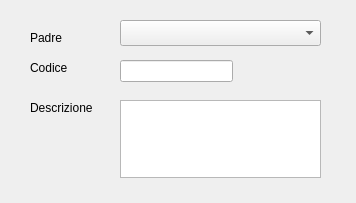
<?xml version="1.0" encoding="UTF-8"?>
<ui version="4.0">
 <class>MainWindow</class>
 <widget class="QMainWindow" name="MainWindow">
  <property name="geometry">
   <rect>
    <x>0</x>
    <y>0</y>
    <width>356</width>
    <height>203</height>
   </rect>
  </property>
  <property name="windowTitle">
   <string>MainWindow</string>
  </property>
  <widget class="QWidget" name="centralwidget">
   <widget class="QLineEdit" name="lineEdit">
    <property name="geometry">
     <rect>
      <x>120</x>
      <y>60</y>
      <width>113</width>
      <height>22</height>
     </rect>
    </property>
    <property name="column" stdset="0">
     <string>codice</string>
    </property>
    <property name="search" stdset="0">
     <bool>true</bool>
    </property>
   </widget>
   <widget class="QTextEdit" name="textEdit">
    <property name="geometry">
     <rect>
      <x>120</x>
      <y>100</y>
      <width>201</width>
      <height>78</height>
     </rect>
    </property>
    <property name="column" stdset="0">
     <string>descrizione</string>
    </property>
   </widget>
   <widget class="QLabel" name="label">
    <property name="geometry">
     <rect>
      <x>30</x>
      <y>60</y>
      <width>62</width>
      <height>16</height>
     </rect>
    </property>
    <property name="text">
     <string>Codice</string>
    </property>
   </widget>
   <widget class="QLabel" name="label_2">
    <property name="geometry">
     <rect>
      <x>30</x>
      <y>100</y>
      <width>81</width>
      <height>16</height>
     </rect>
    </property>
    <property name="text">
     <string>Descrizione</string>
    </property>
   </widget>
   <widget class="com.axiastudio.pypapi.ui.widgets.PyPaPiComboBox" name="comboBox">
    <property name="geometry">
     <rect>
      <x>120</x>
      <y>20</y>
      <width>201</width>
      <height>26</height>
     </rect>
    </property>
    <property name="column" stdset="0">
     <string>tipologiapadre</string>
    </property>
   </widget>
   <widget class="QLabel" name="label_3">
    <property name="geometry">
     <rect>
      <x>30</x>
      <y>30</y>
      <width>62</width>
      <height>16</height>
     </rect>
    </property>
    <property name="text">
     <string>Padre</string>
    </property>
   </widget>
  </widget>
 </widget>
 <customwidgets>
  <customwidget>
   <class>com.axiastudio.pypapi.ui.widgets.PyPaPiComboBox</class>
   <extends>QComboBox</extends>
   <header>pypapicombobox.h</header>
  </customwidget>
 </customwidgets>
 <resources/>
 <connections/>
</ui>
